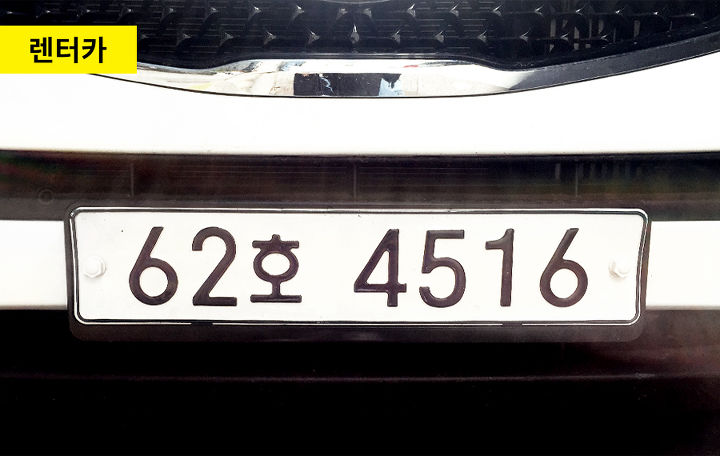
#> input picture 컴퓨터 그래픽스 및 비전/190418/number2.jpg, 720 x 456 px
$ python 'S class - 190418.py'
#> lines starting #> are read from the running program, lines starting #| are printed output that depends on the picture; after the words box and inside, x2 and y2 are one past the last pixel; in counts of white or black regions, pixels touching at a corner belong together
import numpy as np
import cv2

def main():
    def mouse_callback(event, x, y, flags, param):
        nonlocal count
        nonlocal stack

        if event == cv2.EVENT_LBUTTONDOWN:
            cv2.circle(img, (x, y), 5, (0, 0, 0), 1)
            cv2.circle(img, (x, y), 4, (255, 255, 255), -1)
            stack[count][0] = x; stack[count][1] = y
            count = count + 1

    stack = np.float32([[0, 0], [0, 0], [0, 0], [0, 0]])
    count = 0

    img = cv2.imread("number2.jpg")
#> img is the input picture: shape (456, 720, 3); mean B, G, R 108.8, 112.2, 115.2
    ori = img.copy()
    cv2.namedWindow('image')
    cv2.setMouseCallback('image', mouse_callback)

    lower = np.array([230, 230, 230], dtype = "uint8")
    upper = np.array([255, 255, 255], dtype = "uint8")
    Mask = cv2.inRange(ori, lower, upper)
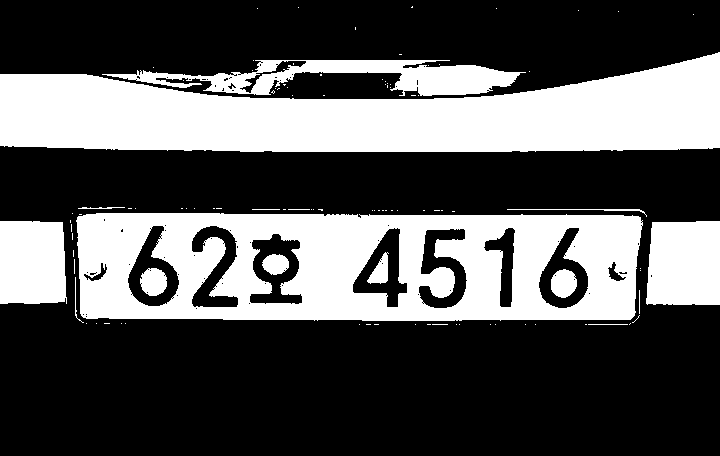
#> Mask: shape (456, 720); 34% white; 101 white regions (85 under 20 px), largest, box (x1, y1, x2, y2) and area: (0, 52, 720, 152) 46252, (76, 213, 643, 321) 44790, (102, 60, 526, 96) 6717
    Mask = cv2.GaussianBlur(Mask, (5, 5), 0)
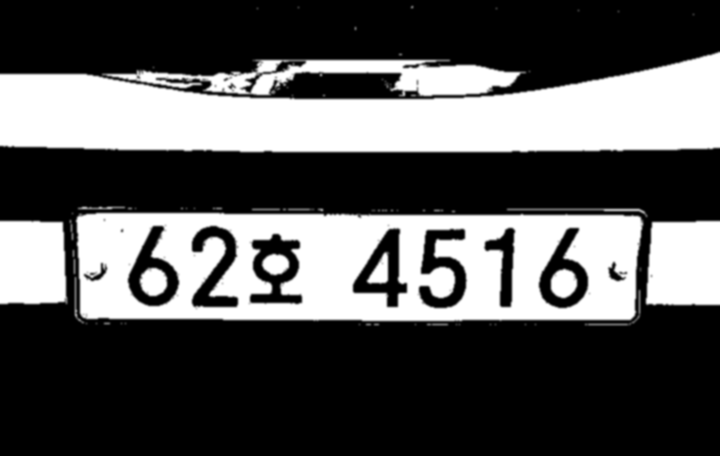
#> Mask: shape (456, 720); min 0, max 255, mean 86.7
    cv2.imshow("find", Mask)

    while(count < 4):
        cv2.imshow('image',img)
        if cv2.waitKey(1) & 0xFF == 27:
#> (key Esc is pressed here)
            cv2.destroyAllWindows()
            break

    h = stack[1][1] - stack[0][1]
    w = stack[2][0] - stack[0][0]

    stack2 = np.float32([[0, 0], [0, h], [w, 0], [w, h]])

    print(stack)
    print(stack2)

    P = cv2.getPerspectiveTransform(stack, stack2)
    change = cv2.warpPerspective(ori, P, (w, h))
    cv2.imshow('change', change)

if __name__ == "__main__":
    main()

$ run again, with 컴퓨터 그래픽스 및 비전/190418/number3.jpg copied over 컴퓨터 그래픽스 및 비전/190418/number2.jpg
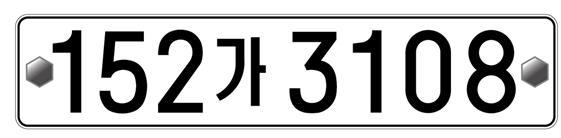
#> input picture 컴퓨터 그래픽스 및 비전/190418/number3.jpg, 561 x 138 px
#> in main, img is the input picture: shape (138, 561, 3); mean B, G, R 198.5, 198.5, 198.5
#> in main, `Mask = cv2.inRange(ori, lower, upper)`:
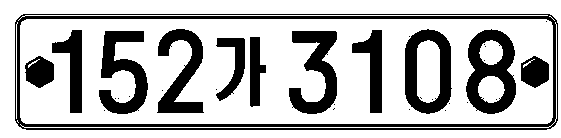
#> Mask: shape (138, 561); 72.4% white; 32 black regions (20 under 20 px), largest, box (x1, y1, x2, y2) and area: (15, 14, 558, 130) 5672, (466, 29, 516, 114) 2379, (405, 29, 452, 114) 2108
#> in main, `change = cv2.warpPerspective(ori, P, (w, h))`:
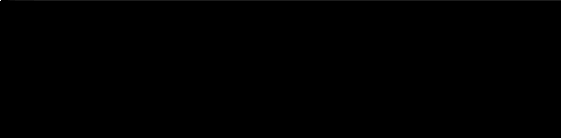
#> change: shape (138, 561, 3); min 0, max 255, mean 0.2
